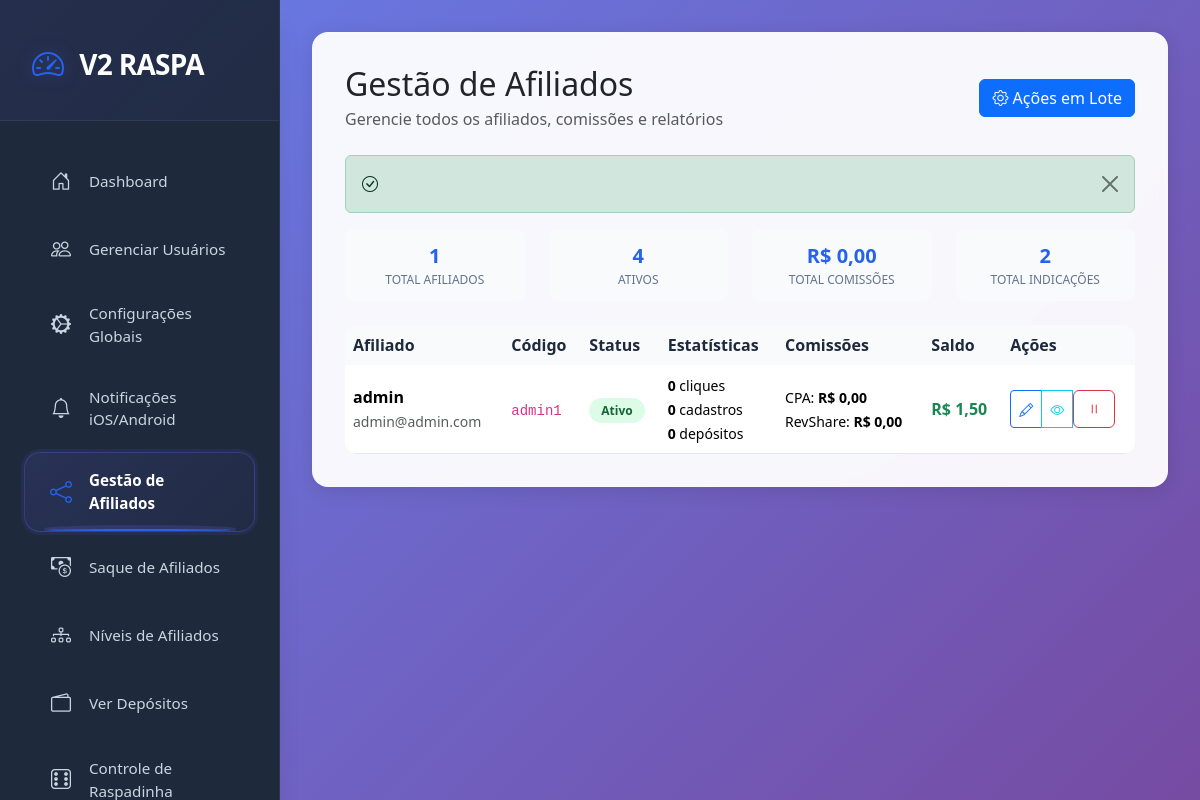
Page /admin/affiliates.php (signed in) on the committed database.
### tables this page shows
CREATE TABLE `affiliates` (
  `id` int(11) NOT NULL,
  `user_id` int(11) NOT NULL,
  `affiliate_code` varchar(255) NOT NULL,
  `cpa_commission_rate` decimal(5,2) DEFAULT 0.00,
  `revshare_commission_rate` decimal(5,2) DEFAULT 0.00,
  `cpa_commission_rate_admin` decimal(5,2) DEFAULT 0.00,
  `revshare_commission_rate_admin` decimal(5,2) DEFAULT 0.00,
  `allow_sub_affiliate_earnings` tinyint(1) DEFAULT 1,
  `fixed_commission_per_signup` decimal(10,2) DEFAULT 0.00,
  `is_active` tinyint(1) DEFAULT 1,
  `created_at` timestamp NULL DEFAULT current_timestamp(),
  `updated_at` timestamp NULL DEFAULT current_timestamp() ON UPDATE current_timestamp(),
  `agent_commission_rate` decimal(10,2) DEFAULT 15.00,
  `agent_id` int(11) DEFAULT NULL,
  `agent_defined_rate` decimal(10,2) DEFAULT NULL,
  `show_deductions` tinyint(1) NOT NULL DEFAULT 0 COMMENT 'Exibir descontos para o afiliado (0=oculto, 1=visível)'
);

CREATE TABLE `users` (
  `id` int(11) NOT NULL,
  `name` varchar(100) DEFAULT NULL,
  `email` varchar(100) DEFAULT NULL,
  `password` varchar(255) DEFAULT NULL,
  `two_factor_secret` varchar(255) DEFAULT NULL,
  `balance` decimal(10,2) DEFAULT 10.00,
  `created_at` timestamp NULL DEFAULT current_timestamp(),
  `is_admin` tinyint(1) DEFAULT 0,
  `referrer_id` int(11) DEFAULT NULL,
  `affiliate_status` tinyint(1) DEFAULT 0,
  `affiliate_balance` decimal(10,2) DEFAULT 0.00,
  `is_agent` tinyint(1) DEFAULT 0,
  `influence_mode_enabled` tinyint(1) DEFAULT 0,
  `telefone` varchar(15) NOT NULL DEFAULT '',
  `bonus_balance` decimal(10,2) DEFAULT 0.00,
  `bonus_rollover_required` decimal(10,2) DEFAULT 0.00,
  `bonus_rollover_completed` decimal(10,2) DEFAULT 0.00
);

### admin/affiliates.php (the view, shortened to what this page needs)
<?php
require_once '../includes/db.php';
$success_message = '';
$affiliates_query = "
    SELECT
        a.id as affiliate_id,
        a.user_id,
        a.affiliate_code,
        a.cpa_commission_rate,
        a.revshare_commission_rate,
        a.cpa_commission_rate_admin,
        a.revshare_commission_rate_admin,
        a.fixed_commission_per_signup,
        a.allow_sub_affiliate_earnings,
        a.show_deductions,
        a.is_active,
        a.created_at,
        u.name,
        u.email,
        u.affiliate_balance,
        (SELECT COUNT(*) FROM affiliate_clicks ac WHERE ac.affiliate_id = a.id) as total_clicks,
        (SELECT COUNT(*) FROM affiliate_conversions conv WHERE conv.affiliate_id = a.id AND conv.conversion_type = 'signup') as total_signups,
        (SELECT COUNT(*) FROM affiliate_conversions conv WHERE conv.affiliate_id = a.id AND conv.conversion_type = 'deposit') as total_deposits,
        (SELECT COALESCE(SUM(amount), 0) FROM commissions c WHERE c.affiliate_id = a.id AND c.type = 'CPA') as total_cpa,
        (SELECT COALESCE(SUM(amount), 0) FROM commissions c WHERE c.affiliate_id = a.id AND c.type = 'RevShare') as total_revshare,
        (SELECT COUNT(*) FROM referrals r WHERE r.referrer_id = a.user_id) as total_referrals
    FROM affiliates a
    JOIN users u ON a.user_id = u.id
    ORDER BY a.created_at DESC
";
$affiliates_result = $conn->query($affiliates_query);
?>
<!DOCTYPE html>
<html lang="pt-br">
<head>
    <link href="https://cdn.jsdelivr.net/npm/bootstrap@5.3.2/dist/css/bootstrap.min.css" rel="stylesheet">
    <link href="https://cdn.jsdelivr.net/npm/bootstrap-icons@1.11.1/font/bootstrap-icons.css" rel="stylesheet">
            <link href="css/sidebar.css" rel="stylesheet">
</head>
<body>
            <?php require_once 'includes/sidebar.php'; ?>
    <main class="main-content">
        <div class="content-card">
            <div class="d-flex justify-content-between align-items-center mb-4">
                <div>
                    <h2 class="mb-1">Gestão de Afiliados</h2>
                    <p class="text-muted mb-0">Gerencie todos os afiliados, comissões e relatórios</p>
                </div>
                <div>
                    <button class="btn btn-primary" data-bs-toggle="modal" data-bs-target="#bulkActionsModal">
                        <i class="bi bi-gear"></i> Ações em Lote
                    </button>
                </div>
            </div>
            <?php if (isset($success_message)): ?>
                <div class="alert alert-success alert-dismissible fade show" role="alert">
                    <i class="bi bi-check-circle"></i> <?php echo $success_message; ?>
                    <button type="button" class="btn-close" data-bs-dismiss="alert"></button>
                </div>
            <?php endif; ?>
            <div class="row mb-4">
                <div class="col-md-3">
                    <div class="stat-item">
                        <div class="stat-value"><?php echo $affiliates_result->num_rows; ?></div>
                        <div class="stat-label">Total Afiliados</div>
                    </div>
                </div>
                <div class="col-md-3">
                    <div class="stat-item">
                        <div class="stat-value">
                            <?php
                            $temp_result = $conn->query("SELECT COUNT(*) as count FROM affiliates WHERE is_active = 1");
                            $active_count = $temp_result->fetch_assoc()['count'];
                            echo $active_count;
                            ?>
                        </div>
                        <div class="stat-label">Ativos</div>
                    </div>
                </div>
                <div class="col-md-3">
                    <div class="stat-item">
                        <div class="stat-value">
                            <?php
                            $temp_result = $conn->query("SELECT COALESCE(SUM(amount), 0) as total FROM commissions");
                            $total_commissions = $temp_result->fetch_assoc()['total'];
                            echo 'R$ ' . number_format($total_commissions, 2, ',', '.');
                            ?>
                        </div>
                        <div class="stat-label">Total Comissões</div>
                    </div>
                </div>
                <div class="col-md-3">
                    <div class="stat-item">
                        <div class="stat-value">
                            <?php
                            $temp_result = $conn->query("SELECT COUNT(*) as count FROM referrals");
                            $total_referrals = $temp_result->fetch_assoc()['count'];
                            echo $total_referrals;
                            ?>
                        </div>
                        <div class="stat-label">Total Indicações</div>
                    </div>
                </div>
            </div>
            <div class="table-responsive">
                <table class="table table-hover">
                    <thead>
                        <tr>
                            <th>Afiliado</th>
                            <th>Código</th>
                            <th>Status</th>
                            <th>Estatísticas</th>
                            <th>Comissões</th>
                            <th>Saldo</th>
                            <th>Ações</th>
                        </tr>
                    </thead>
                    <tbody>
                        <?php while ($affiliate = $affiliates_result->fetch_assoc()): ?>
                        <tr>
                            <td>
                                <div>
                                    <strong><?php echo htmlspecialchars($affiliate['name']); ?></strong>
                                    <br>
                                    <small class="text-muted"><?php echo htmlspecialchars($affiliate['email']); ?></small>
                                </div>
                            </td>
                            <td>
                                <code><?php echo htmlspecialchars($affiliate['affiliate_code']); ?></code>
                            </td>
                            <td>
                                <span class="status-badge <?php echo $affiliate['is_active'] ? 'status-active' : 'status-inactive'; ?>">
                                    <?php echo $affiliate['is_active'] ? 'Ativo' : 'Inativo'; ?>
                                </span>
                            </td>
                            <td>
                                <small>
                                    <strong><?php echo $affiliate['total_clicks']; ?></strong> cliques<br>
                                    <strong><?php echo $affiliate['total_signups']; ?></strong> cadastros<br>
                                    <strong><?php echo $affiliate['total_deposits']; ?></strong> depósitos
                                </small>
                            </td>
                            <td>
                                <small>
                                    CPA: <strong>R$ <?php echo number_format($affiliate['total_cpa'], 2, ',', '.'); ?></strong><br>
                                    RevShare: <strong>R$ <?php echo number_format($affiliate['total_revshare'], 2, ',', '.'); ?></strong>
                                </small>
                            </td>
                            <td>
                                <strong class="text-success">R$ <?php echo number_format($affiliate['affiliate_balance'], 2, ',', '.'); ?></strong>
                            </td>
                            <td>
                                <div class="btn-group btn-group-sm">
                                    <button class="btn btn-outline-primary" onclick="editAffiliate(<?php echo $affiliate['affiliate_id']; ?>)" data-bs-toggle="modal" data-bs-target="#editAffiliateModal">
                                        <i class="bi bi-pencil"></i>
                                    </button>
                                    <button class="btn btn-outline-info" onclick="viewDetails(<?php echo $affiliate['affiliate_id']; ?>)" data-bs-toggle="modal" data-bs-target="#detailsModal">
                                        <i class="bi bi-eye"></i>
                                    </button>
                                    <form method="POST" style="display: inline;">
                                        <button type="submit" class="btn btn-outline-<?php echo $affiliate['is_active'] ? 'danger' : 'success'; ?>" onclick="return confirm('Confirma a alteração de status?')">
                                            <i class="bi bi-<?php echo $affiliate['is_active'] ? 'pause' : 'play'; ?>"></i>
                                        </button>
                                    </form>
                                </div>
                            </td>
                        </tr>
                        <?php endwhile; ?>
                    </tbody>
                </table>
            </div>
        </div>
    </main>
</body>
</html>

### admin/css/sidebar.css (style rules this page uses)
:root { --primary-color: #6366f1; --primary-hover: #4f46e5; --secondary-color: #64748b; --success-color: #10b981; --warning-color: #f59e0b; --danger-color: #ef4444; --dark-color: #0f172a; --dark-secondary: #1e293b; --light-color: #f8fafc; --text-primary: #f1f5f9; --text-secondary: #cbd5e1; --text-muted: #94a3b8; --border-color: rgba(148, 163, 184, 0.1); --hover-bg: rgba(99, 102, 241, 0.1); --active-bg: rgba(99, 102, 241, 0.2); --sidebar-width: 300px; --header-height: 70px; --shadow-sm: 0 1px 2px 0 rgba(0, 0, 0, 0.05); --shadow-md: 0 4px 6px -1px rgba(0, 0, 0, 0.1); --shadow-lg: 0 10px 15px -3px rgba(0, 0, 0, 0.1); --shadow-xl: 0 20px 25px -5px rgba(0, 0, 0, 0.1); }
body { background: #f8fafc; font-family: 'Inter', -apple-system, BlinkMacSystemFont, 'Segoe UI', Roboto, sans-serif; }

### admin/affiliates.php (style rules this page uses)
:root { --primary-color: #2563eb; --secondary-color: #64748b; --success-color: #059669; --warning-color: #d97706; --danger-color: #dc2626; --dark-color: #1e293b; --light-color: #f8fafc; --sidebar-width: 280px; }
body { background: linear-gradient(135deg, #667eea 0%, #764ba2 100%); min-height: 100vh; font-family: 'Segoe UI', Tahoma, Geneva, Verdana, sans-serif; }
.main-content { margin-left: var(--sidebar-width); padding: 2rem; min-height: 100vh; }
.content-card { background: rgba(255, 255, 255, 0.95); backdrop-filter: blur(10px); border-radius: 1rem; padding: 2rem; box-shadow: 0 4px 20px rgba(0, 0, 0, 0.1); border: 1px solid rgba(255, 255, 255, 0.2); margin-bottom: 2rem; }
.status-badge { padding: 0.25rem 0.75rem; border-radius: 9999px; font-size: 0.75rem; font-weight: 600; }
.status-active { background: #dcfce7; color: #166534; }
.stat-item { text-align: center; padding: 0.75rem; background: #f8fafc; border-radius: 0.5rem; }
.stat-value { font-size: 1.25rem; font-weight: 700; color: var(--primary-color); }
.stat-label { font-size: 0.75rem; color: var(--secondary-color); text-transform: uppercase; }
.table-responsive { border-radius: 0.75rem; overflow: hidden; }
.table { margin-bottom: 0; }
.table th { background: #f8fafc; border: none; font-weight: 600; color: var(--dark-color); }
.table td { border-color: #e2e8f0; vertical-align: middle; }

### rows in the picture
affiliates: user.name "admin", user.email "admin@admin.com", affiliate_code "admin1", is_active "Ativo", total_clicks "0", total_signups "0", total_deposits "0", total_cpa "0,00", total_revshare "0,00", user.affiliate_balance "1,50"

### other values in the picture
$affiliates_result->num_rows "1"
$active_count "4"
$total_commissions "0,00"
$total_referrals "2"
